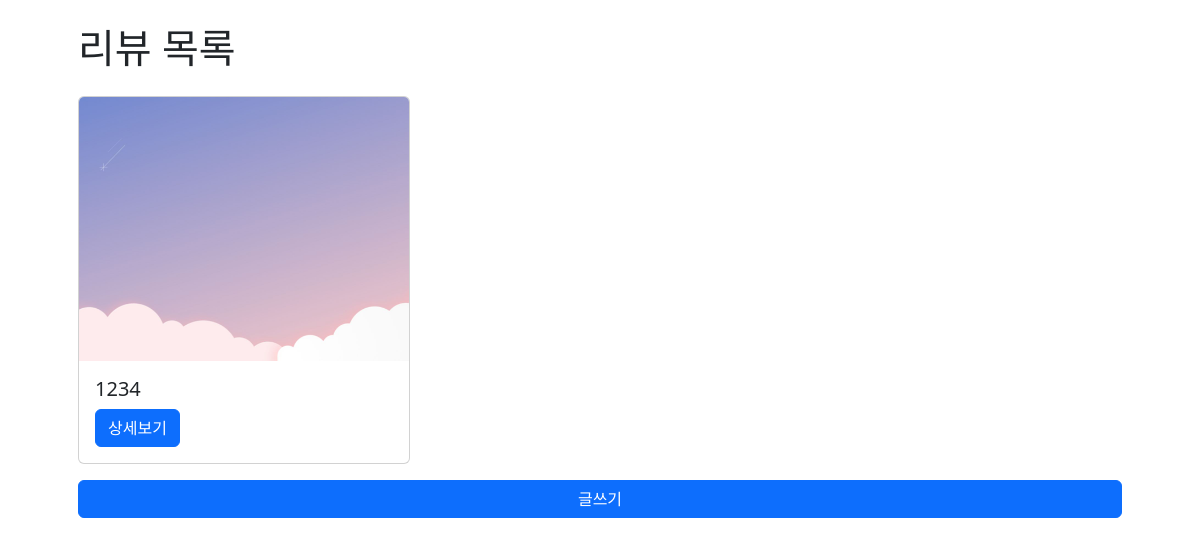
The app's page /reviews/ with its own data.
### reviews/models.py (models this page shows)
class Review(models.Model):
    user = models.ForeignKey(settings.AUTH_USER_MODEL, on_delete=models.CASCADE)
    title = models.CharField(max_length=80)
    content = models.TextField()
    movie_name = models.CharField(max_length=80)
    grade = models.IntegerField(
        default=3,
        validators=[MaxValueValidator(5), MinValueValidator(1)],
        verbose_name="평점",
    )
    image = ProcessedImageField(
        upload_to="images/",
        blank=True,
        processors=[ResizeToFill(1200, 960)],
        format="JPEG",
        options={"quality": 80},
    )

### reviews/views.py (the view)
# urls.py: path('', views.index, name='index'),
def index(request):
    reviews = Review.objects.all()
    context = {"reviews": reviews}
    return render(request, "reviews/index.html", context)

### reviews/templates/reviews/index.html
{% extends 'base.html' %}
{% load static %}
{% load django_bootstrap5 %}
{% block content %}
<div class="row m-4">
  <h1>리뷰 목록</h1>
  {% for review in reviews %}
  <div class="col-4" >
    <div class="card my-3">
      {% if review.image %}
      <img src="{{ review.image.url }}" class="card-img-top">
      {% else %}
      <img src="{% static 'images/temp.jpg' %}">
      {% endif %}
      <div class="card-body">
        <h5 class="card-title">{{ review.title }}</h5>
        <a href="{% url 'reviews:detail' review.id %}" class="btn btn-primary">상세보기</a>
      </div>
    </div>
  </div>
  {% endfor %}
  <div class="d-grid">
    <a href="{% url 'reviews:create' %}" class="btn btn-primary">글쓰기</a>
  </div>
</div>
{% endblock %}

### records on screen
Review: image (picture), title "1234"
